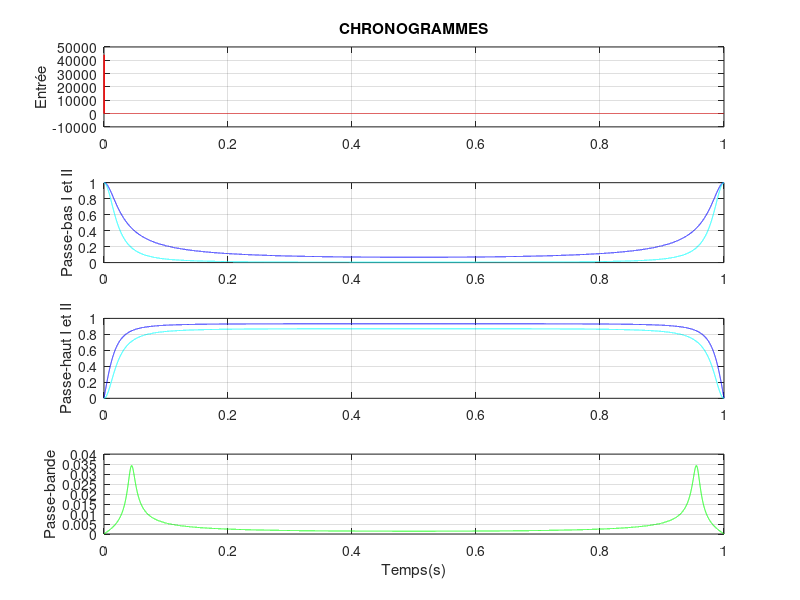
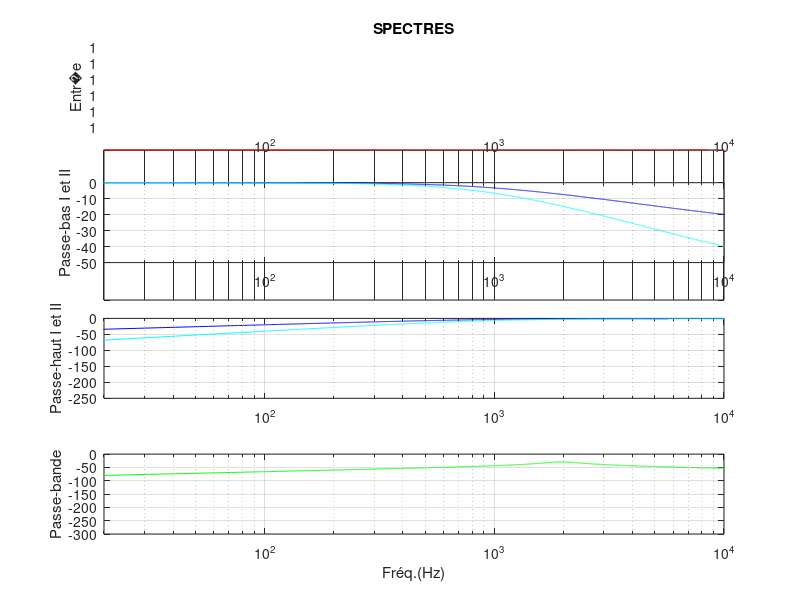

These figures' MATLAB source, in order:
clc; clf; N=44100; 
frequence= 20;                     %Fréquence réelle en Hertz
frcoupure=1000;                     %Fréquence de coupure des I°ordre en Hertz
frcentral=2000; 
deltafreq=20  ;     %Fréq. centrale & LB du passe-bande en Hertz
f1=50;
f2=10000;
%------ Normalisations et calcul des constantes de temps ------
f=frequence/N;	fc=frcoupure/N;	f0=frcentral/N;	Df=deltafreq/N;      
k =1/(2*pi*fc); k2=1/(2*pi*Df); k1=Df/(2*pi*f0*f0);

%---------------------- Initialisation des tableaux ------------------------------
temp=zeros(1,N); freq=zeros(1,N); e=zeros(1,N); s=zeros(1,N); 
z=zeros(1,N); ss=zeros(1,N); zz=zeros(1,N); y=zeros(1,N);
for t=1:N       temp(t)=(t-1)/N; freq(t)=(t-1);     end
% 1°) PROGRAMMATION D'UNE ENTREE SINUSOIDALE
      for t=1:N e(t)=sin(2*pi*f1*t)+ sin(2*pi*f2*t); e(10)=N; end  
% 2°, 3°, 4°) ENTREE IMPULSIONNELLE, INDICIELLE, BRUIT ...
Fe=fft(e); Se=sqrt(Fe.*conj(Fe))/N;	%soundsc(e,N);

%-----------------------Programmation des filtres --------------------------------
for t=2:N   s(t)=(e(t)/(1+k))+((k*s(t-1))/(1+k)); end
for t=2:N   ss(t)=[1/(k+1)]*s(t) + [k/(1+k)]*ss(t-1); end
for t=2:N  z(t)=(k/(k+1))*[e(t)-e(t-1)+z(t-1)]; end
for t=2:N   zz(t)=k/(k+1)*[z(t)-z(t-1)+zz(t-1)]; end 
for t=3:N   y(t)= [(k1)/(1+k1+k1*k2)]*[e(t)-e(t-1)]+[(k1+2*(k1*k2))/(1+k1+k1*k2)]*y(t-1)-[(k1*k2)/(1+k1+k1*k2)]*y(t-2); end      

sound(ss,N); soundsc(zz,N); %ecoute des singnaux du II ordre

Fb1=fft(s); s=sqrt(Fb1.*conj(Fb1))/N;    %soundsc(s,N);
Fb2=fft(ss);    ss=sqrt(Fb2.*conj(Fb2))/N; %soundsc(ss,N);
Fh1=fft(z); z=sqrt(Fh1.*conj(Fh1))/N; %soundsc(z,N);
Fh2=fft(zz);    zz=sqrt(Fh2.*conj(Fh2))/N; %soundsc(zz,N);
Fbp=fft(y); y=sqrt(Fbp.*conj(Fbp))/N; %soundsc(y,N);


figure(1);   %----------Trac des Chronogrammes------------------------------------
subplot(4,1,1); plot(temp,e,'r'); grid; ylabel ('Entrée'); title('CHRONOGRAMMES');
subplot(4,1,2); plot(temp,s,'b',temp,ss,'c'); grid; ylabel ('Passe-bas I et II');
subplot(4,1,3); plot(temp,z,'b',temp,zz,'c'); grid; ylabel ('Passe-haut I et II');
subplot(4,1,4); plot(temp,y,'g'); grid; ylabel ('Passe-bande'); xlabel('Temps(s)');

%-------------- Tracé des Spectres------------------------------
figure(2); 
subplot(4,1,1); semilogx(freq,Se,'r'); grid; 
ylabel('Entr�e'); title('SPECTRES'); 
xlim([20 10000]); 

subplot(4,1,2); 
semilogx(freq,20*log10(s),'b',freq,20*log10(ss),'c'); 
grid; ylabel ('Passe-bas I et II'); xlim([20 10000]);

subplot(4,1,3); 
semilogx(freq,20*log10(z),'b',freq,20*log10(zz),'c'); 
grid; ylabel ('Passe-haut I et II'); xlim([20 10000]);

subplot(4,1,4); semilogx(freq,20*log10(y),'g'); grid; 
ylabel ('Passe-bande'); xlabel('Fréq.(Hz)'); 
xlim([20 10000]);


Fe=fft(e); Se=sqrt(Fe.*conj(Fe))/N;	%soundsc(e,N);
Fb1=fft(s); s=sqrt(Fb1.*conj(Fb1))/N;    %soundsc(s,N);
Fb2=fft(ss);    ss=sqrt(Fb2.*conj(Fb2))/N; %soundsc(ss,N);
Fh1=fft(z); z=sqrt(Fh1.*conj(Fh1))/N; %soundsc(z,N);
Fh2=fft(zz);    zz=sqrt(Fh2.*conj(Fh2))/N; %soundsc(zz,N);
Fbp=fft(y); y=sqrt(Fbp.*conj(Fbp))/N; %soundsc(y,N);